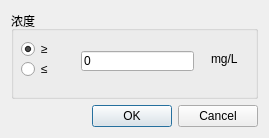
<?xml version="1.0" encoding="UTF-8"?>
<ui version="4.0">
 <class>FilterDialog</class>
 <widget class="QDialog" name="FilterDialog">
  <property name="geometry">
   <rect>
    <x>0</x>
    <y>0</y>
    <width>269</width>
    <height>138</height>
   </rect>
  </property>
  <property name="windowTitle">
   <string>数据过滤</string>
  </property>
  <layout class="QVBoxLayout" name="verticalLayout">
   <item>
    <widget class="QGroupBox" name="groupBox">
     <property name="title">
      <string>浓度</string>
     </property>
     <widget class="QRadioButton" name="rbGreaterEqual">
      <property name="geometry">
       <rect>
        <x>10</x>
        <y>30</y>
        <width>41</width>
        <height>16</height>
       </rect>
      </property>
      <property name="text">
       <string>≥</string>
      </property>
      <property name="checked">
       <bool>true</bool>
      </property>
     </widget>
     <widget class="QRadioButton" name="rbLessEqual">
      <property name="geometry">
       <rect>
        <x>10</x>
        <y>50</y>
        <width>41</width>
        <height>16</height>
       </rect>
      </property>
      <property name="text">
       <string>≤</string>
      </property>
     </widget>
     <widget class="QLineEdit" name="editConcentration">
      <property name="geometry">
       <rect>
        <x>70</x>
        <y>40</y>
        <width>113</width>
        <height>20</height>
       </rect>
      </property>
      <property name="text">
       <string>0</string>
      </property>
     </widget>
     <widget class="QLabel" name="label">
      <property name="geometry">
       <rect>
        <x>200</x>
        <y>40</y>
        <width>31</width>
        <height>16</height>
       </rect>
      </property>
      <property name="text">
       <string>mg/L</string>
      </property>
     </widget>
    </widget>
   </item>
   <item>
    <widget class="QDialogButtonBox" name="buttonBox">
     <property name="orientation">
      <enum>Qt::Horizontal</enum>
     </property>
     <property name="standardButtons">
      <set>QDialogButtonBox::Cancel|QDialogButtonBox::Ok</set>
     </property>
    </widget>
   </item>
  </layout>
 </widget>
 <resources/>
 <connections>
  <connection>
   <sender>buttonBox</sender>
   <signal>accepted()</signal>
   <receiver>FilterDialog</receiver>
   <slot>accept()</slot>
   <hints>
    <hint type="sourcelabel">
     <x>227</x>
     <y>126</y>
    </hint>
    <hint type="destinationlabel">
     <x>157</x>
     <y>135</y>
    </hint>
   </hints>
  </connection>
  <connection>
   <sender>buttonBox</sender>
   <signal>rejected()</signal>
   <receiver>FilterDialog</receiver>
   <slot>reject()</slot>
   <hints>
    <hint type="sourcelabel">
     <x>259</x>
     <y>126</y>
    </hint>
    <hint type="destinationlabel">
     <x>268</x>
     <y>135</y>
    </hint>
   </hints>
  </connection>
 </connections>
</ui>
